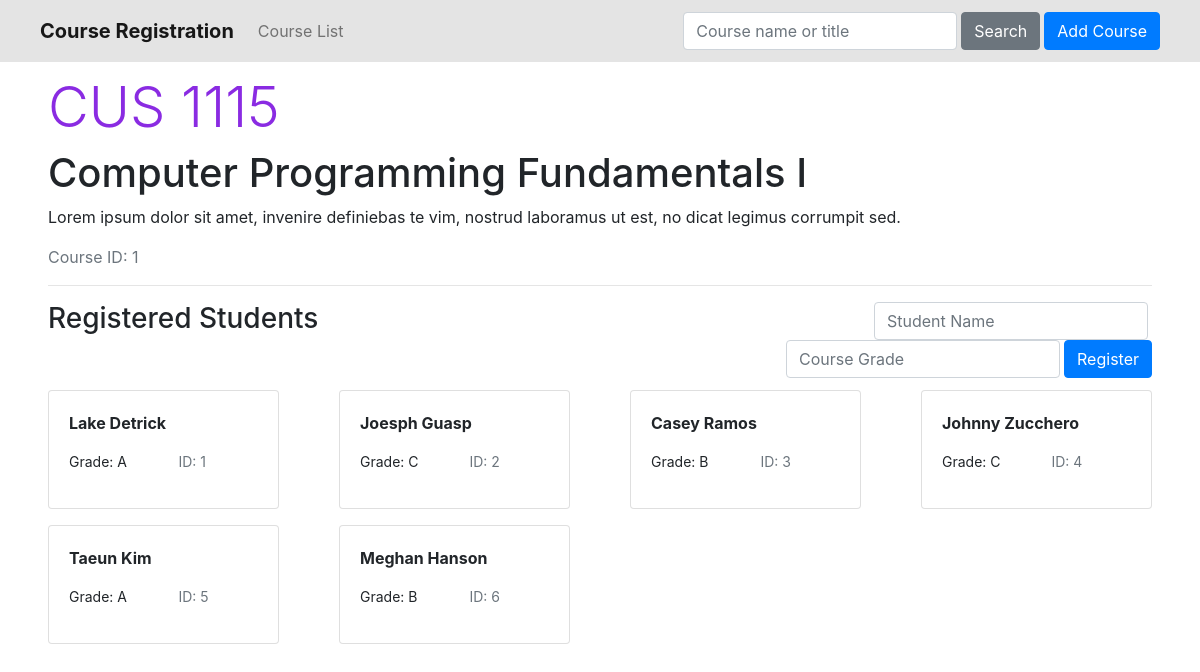
Page /register_student/1 on the earlier database version.
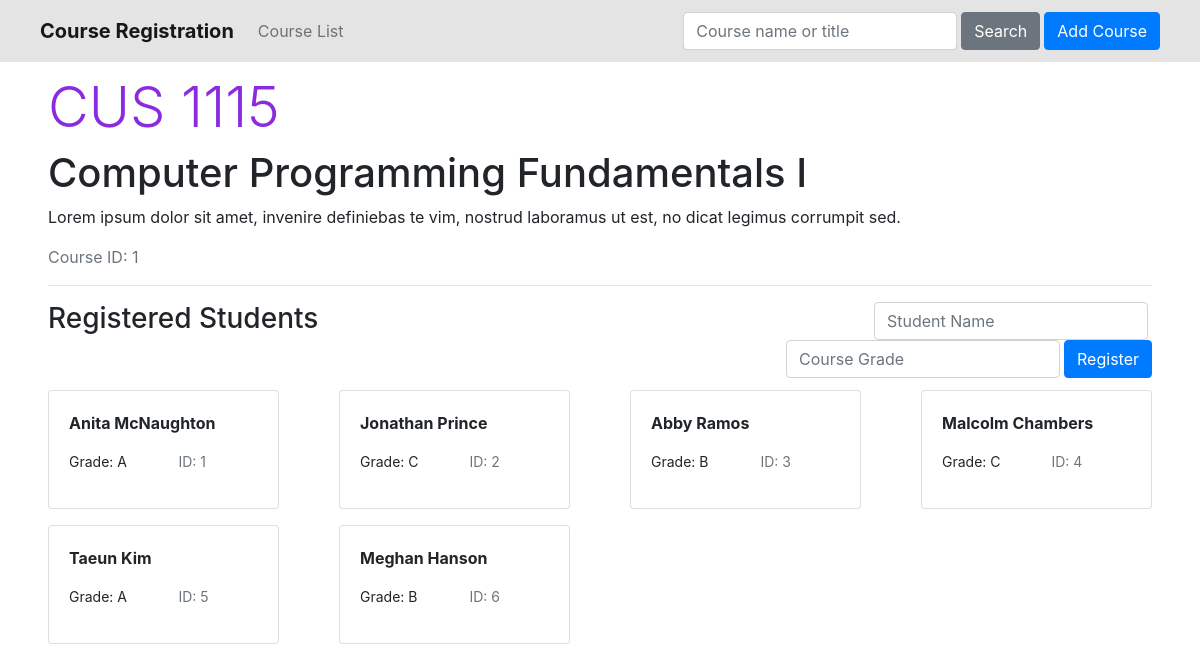
Same page on the later database version.
### models.py (models this page shows)
class Course(db.Model):
    __tablename__ = "courses"
    course_id = db.Column(db.Integer, primary_key=True)
    course_name=db.Column(db.String, nullable=False)
    course_title=db.Column(db.String, nullable=False)
    students = db.relationship("RegisteredStudent", backref="courses")

class RegisteredStudent(db.Model):
    __tablename__ = "registeredstudents"
    student_id = db.Column(db.Integer, primary_key=True)
    student_name = db.Column(db.String, nullable=False)
    student_grade = db.Column(db.String, nullable=False)
    course_id = db.Column(db.Integer, db.ForeignKey("courses.course_id"), nullable=False)

### app.py (the view)
@app.route("/register_student/<int:course_id>", methods = ["GET", "POST"])
def register_student(course_id):
    course = Course.query.get(course_id)
    if request.method == "POST":
        name = request.form.get("name")
        grade = request.form.get("grade")
        student = RegisteredStudent(student_name=name, student_grade=grade, course_id=course_id)
        db.session.add(student)
        db.session.commit()
    students = course.students
    print(students)
    return render_template("course_details.html", course=course, students=students)

### templates/course_details.html
{% extends 'layout.html' %}
{% block body %}
<div>
    <h1 class="display-4" style="color:#8a2be2">{{course.course_name}}</h1>
    <h1>{{course.course_title}}</h1>
    <p>Lorem ipsum dolor sit amet, invenire definiebas te vim, nostrud laboramus ut est, no dicat legimus corrumpit sed.</p>
    <p class="text-muted">Course ID: {{course.course_id}}</p>
    <hr />
</div>
<div id="student-list" class="row mb-2">
    <div class="col"><h3>Registered Students</h3></div>
    <div id="register-student" class="col">
        <form method="post" action="{{ url_for('register_student', course_id=course.course_id) }}" class="form-inline mb-1 justify-content-end">
            <input class="form-control mr-1" type="text" name="name" placeholder="Student Name">
            <input class="form-control mr-1" type="text" name="grade" placeholder="Course Grade">
            <button class="btn btn-primary" type="submit">Register</button>
        </form>
    </div>
</div>
<div class="card-deck">
    <div class="row">
        {% for student in students %}
        <div class="col-md-6 col-lg-4 col-xl-3 mb-3">
            <div class="card">
                <div class="card-body">
                    <p class="card-text"><b>{{student.student_name}}</b></p>
                    <div class="row">
                        <p class="card-text col" style="font-size: 14px;">Grade: {{student.student_grade}}</p>
                        <p class="card-text text-muted col" style="font-size: 14px;">ID: {{student.student_id}}</p>
                    </div>
                </div>
            </div>
        </div>
        {% endfor %}
    </div>
</div>
{% endblock %}

### templates/layout.html (shortened to what this page needs)
<!DOCTYPE html>
<html>
    <head>
        <link rel="stylesheet" href="https://stackpath.bootstrapcdn.com/bootstrap/4.3.1/css/bootstrap.min.css">
    </head>
    <body>
        <div id="navbar">
            <nav class="navbar navbar-expand-lg navbar-light fixed-top" style="background-color:#e4e4e4;">
                <a class="navbar-brand ml-4" href="#"><b>Course Registration</b></a>
                <div class="collapse navbar-collapse" id="navbarFull">
                    <nav class="navbar-nav">
                        <a class="nav-item nav-link" href="/">Course List</a>
                    </nav>
                    <nav class="navbar-nav ml-auto">
                        <form action="{{ url_for('search_course')}}" method="post" class="form-inline mr-1 my-1">
                            <input class="form-control mr-1" type="text" name="keyword" placeholder="Course name or title">
                            <button class="btn btn-secondary" type="submit">Search</button>
                        </form>
                        <button type="button" class="btn btn-primary my-1 mr-4" data-toggle="modal" data-target="#addCourseModal">Add Course</button>
                    </div>
                </div>
        <div id="course-list" class="mx-5 mt-4 mb-3" style="padding-top: 50px">
        {% block body %}
        {% endblock %}
        </div>
    </body>
</html>

Differences in the rows shown:
changed RegisteredStudent id 1: student_name "Lake Detrick" → "Anita McNaughton"
changed RegisteredStudent id 2: student_name "Joesph Guasp" → "Jonathan Prince"
changed RegisteredStudent id 3: student_name "Casey Ramos" → "Abby Ramos"
changed RegisteredStudent id 4: student_name "Johnny Zucchero" → "Malcolm Chambers"
